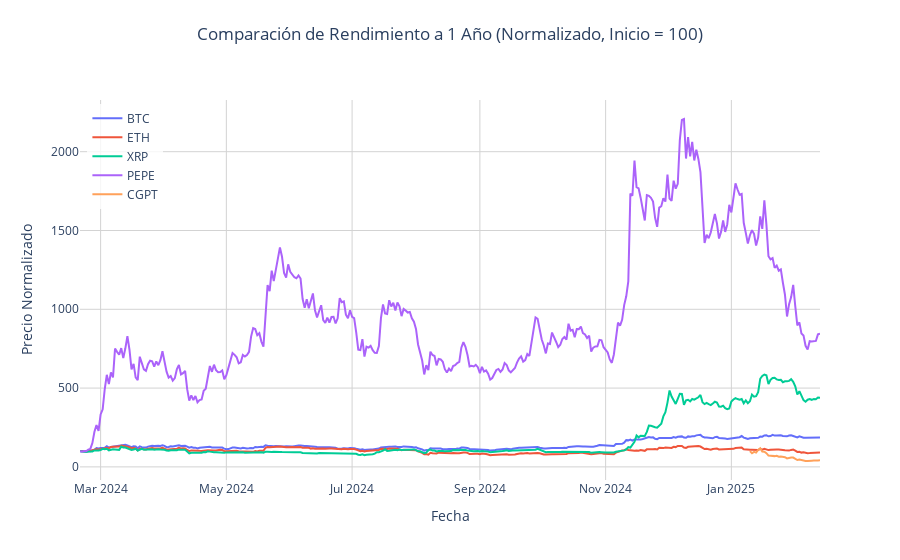

Write notebook code for a chart like this one.
### Code cell
import requests
import pandas as pd
import plotly.graph_objects as go
from plotly.subplots import make_subplots
from datetime import datetime, timedelta

def obtener_datos_historicos(simbolo, meses=12):
    """
    Obtiene datos históricos de los últimos X meses para un símbolo
    """
    try:
        # Calcular timestamps
        fecha_fin = datetime.now()
        fecha_inicio = fecha_fin - timedelta(days=30*meses)
        
        # Convertir a timestamp en milisegundos
        start_time = int(fecha_inicio.timestamp() * 1000)
        end_time = int(fecha_fin.timestamp() * 1000)
        
        # URL de la API de Binance para datos históricos
        url = f"https://api.binance.com/api/v3/klines"
        params = {
            'symbol': simbolo,
            'interval': '1d',  # Cambiado a intervalos horarios para más detalle
            'startTime': start_time,
            'endTime': end_time,
            'limit': 1000
        }
        
        response = requests.get(url, params=params)
        data = response.json()
        
        # Crear DataFrame
        df = pd.DataFrame(data, columns=['timestamp', 'open', 'high', 'low', 'close', 
                                       'volume', 'close_time', 'quote_volume', 'trades',
                                       'taker_buy_base', 'taker_buy_quote', 'ignore'])
        
        # Convertir timestamp a datetime y usar como índice
        df['timestamp'] = pd.to_datetime(df['timestamp'], unit='ms')
        df.set_index('timestamp', inplace=True)
        
        # Convertir precios a float
        df['close'] = df['close'].astype(float)
        
        return df
    except Exception as e:
        print(f"Error obteniendo datos para {simbolo}: {e}")
        return None

def comparar_cryptos(simbolos):
    """
    Crea una gráfica interactiva comparativa de múltiples criptomonedas
    """
    # Colores para cada criptomoneda
    # colores = {
    #     'BTCUSDT': '#FF9500',  # Naranja
    #     'ETHUSDT': '#2ECC71',  # Verde
    #     'XRPUSDT': '#3498DB'   # Azul
    # }
    
    # Crear figura
    fig = go.Figure()
    
    for simbolo in simbolos:
        df = obtener_datos_historicos(simbolo)
        if df is not None:
            # Normalizar precios (precio inicial = 100)
            precios_norm = df['close'] * 100 / df['close'].iloc[0]
            
            # Añadir línea para cada criptomoneda
            fig.add_trace(
                go.Scatter(
                    x=df.index,
                    y=precios_norm,
                    name=simbolo.replace('USDT', ''),
                    line=dict(width=2),
                    hovertemplate=
                    "<b>%{fullData.name}</b><br>" +
                    "Fecha: %{x}<br>" +
                    "Valor Normalizado: %{y:.2f}<br>" +
                    "<extra></extra>"  # Elimina la información secundaria del hover
                )
            )
    
    # Actualizar el diseño
    fig.update_layout(
        title={
            'text': 'Comparación de Rendimiento a 1 Año (Normalizado, Inicio = 100)',
            'y': 0.95,
            'x': 0.5,
            'xanchor': 'center',
            'yanchor': 'top'
        },
        xaxis_title="Fecha",
        yaxis_title="Precio Normalizado",
        hovermode='x unified',
        legend=dict(
            yanchor="top",
            y=0.99,
            xanchor="left",
            x=0.01,
            bgcolor='rgba(255, 255, 255, 0.8)'
        ),
        plot_bgcolor='white',
        xaxis=dict(
            showgrid=True,
            gridwidth=1,
            gridcolor='lightgray'
        ),
        yaxis=dict(
            showgrid=True,
            gridwidth=1,
            gridcolor='lightgray',
            zeroline=False
        )
    )
    
    # Mostrar figura
    fig.show()

# Ejemplo de uso
simbolos = ['BTCUSDT', 'ETHUSDT', 'XRPUSDT', 'PEPEUSDT', 'CGPTUSDT']
comparar_cryptos(simbolos)

### Figure 1 — Plotly figure (JSON) as saved in the notebook; plotly's stock layout.template omitted (floating-point values rounded to 4 significant figures; data arrays with more than 128 entries replaced by an {"elided": "..."} marker saying what was removed)
{"data": [{"hovertemplate": "<b>%{fullData.name}</b><br>Fecha: %{x}<br>Valor Normalizado: %{y:.2f}<br><extra></extra>", "line": {"width": 2}, "name": "BTC", "type": "scatter", "x": {"elided": "360 str values"}, "y": {"elided": "360 float values"}}, {"hovertemplate": "<b>%{fullData.name}</b><br>Fecha: %{x}<br>Valor Normalizado: %{y:.2f}<br><extra></extra>", "line": {"width": 2}, "name": "ETH", "type": "scatter", "x": {"elided": "360 str values"}, "y": {"elided": "360 float values"}}, {"hovertemplate": "<b>%{fullData.name}</b><br>Fecha: %{x}<br>Valor Normalizado: %{y:.2f}<br><extra></extra>", "line": {"width": 2}, "name": "XRP", "type": "scatter", "x": {"elided": "360 str values"}, "y": {"elided": "360 float values"}}, {"hovertemplate": "<b>%{fullData.name}</b><br>Fecha: %{x}<br>Valor Normalizado: %{y:.2f}<br><extra></extra>", "line": {"width": 2}, "name": "PEPE", "type": "scatter", "x": {"elided": "360 str values"}, "y": {"elided": "360 float values"}}, {"hovertemplate": "<b>%{fullData.name}</b><br>Fecha: %{x}<br>Valor Normalizado: %{y:.2f}<br><extra></extra>", "line": {"width": 2}, "name": "CGPT", "type": "scatter", "x": ["2025-01-10T00:00:00", "2025-01-11T00:00:00", "2025-01-12T00:00:00", "2025-01-13T00:00:00", "2025-01-14T00:00:00", "2025-01-15T00:00:00", "2025-01-16T00:00:00", "2025-01-17T00:00:00", "2025-01-18T00:00:00", "2025-01-19T00:00:00", "2025-01-20T00:00:00", "2025-01-21T00:00:00", "2025-01-22T00:00:00", "2025-01-23T00:00:00", "2025-01-24T00:00:00", "2025-01-25T00:00:00", "2025-01-26T00:00:00", "2025-01-27T00:00:00", "2025-01-28T00:00:00", "2025-01-29T00:00:00", "2025-01-30T00:00:00", "2025-01-31T00:00:00", "2025-02-01T00:00:00", "2025-02-02T00:00:00", "2025-02-03T00:00:00", "2025-02-04T00:00:00", "2025-02-05T00:00:00", "2025-02-06T00:00:00", "2025-02-07T00:00:00", "2025-02-08T00:00:00", "2025-02-09T00:00:00", "2025-02-10T00:00:00", "2025-02-11T00:00:00", "2025-02-12T00:00:00", "2025-02-13T00:00:00"], "y": [100, 86.26, 95.43, 90.38, 107.2, 117.7, 97.08, 95.88, 86.74, 72.0, 70.91, 68.2, 68.28, 70.27, 64.48, 66.05, 64.45, 61.34, 53.85, 57.68, 58.82, 59.09, 48.46, 43.49, 46.84, 43.23, 41.15, 37.65, 37.33, 40.6, 39.43, 40.28, 39.16, 41.05, 42.19]}], "layout": {"hovermode": "x unified", "legend": {"bgcolor": "rgba(255, 255, 255, 0.8)", "x": 0.01, "xanchor": "left", "y": 0.99, "yanchor": "top"}, "plot_bgcolor": "white", "title": {"text": "Comparación de Rendimiento a 1 Año (Normalizado, Inicio = 100)", "x": 0.5, "xanchor": "center", "y": 0.95, "yanchor": "top"}, "xaxis": {"gridcolor": "lightgray", "gridwidth": 1, "showgrid": true, "title": {"text": "Fecha"}}, "yaxis": {"gridcolor": "lightgray", "gridwidth": 1, "showgrid": true, "title": {"text": "Precio Normalizado"}, "zeroline": false}}}
